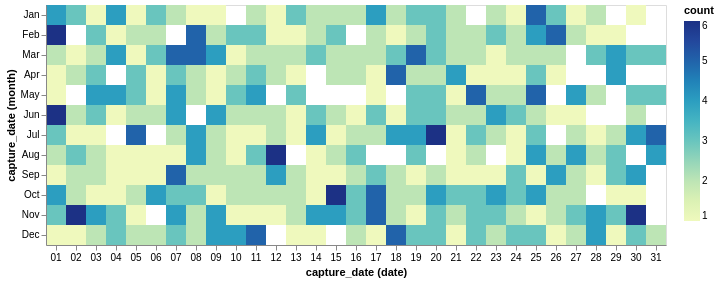

Notebook cell for this chart:
### Code cell
alt.Chart(df_capture_grouped).mark_rect().encode(
    x = alt.X('date(capture_date):O'),
    y = alt.Y('month(capture_date):O'),
    color = alt.Color('count'), 
    tooltip = ['capture_date', 'count']
)

### Figure 1 — Vega-Lite specification as saved in the notebook (floating-point values rounded to 4 significant figures; data arrays with more than 128 entries replaced by an {"elided": "..."} marker saying what was removed)
{"config": {"view": {"continuousWidth": 300, "continuousHeight": 300}}, "data": {"name": "data-931300eb614eab414bddc7bbb21225bc"}, "mark": {"type": "rect"}, "encoding": {"color": {"field": "count", "type": "quantitative"}, "tooltip": [{"field": "capture_date", "type": "temporal"}, {"field": "count", "type": "quantitative"}], "x": {"field": "capture_date", "timeUnit": "date", "type": "ordinal"}, "y": {"field": "capture_date", "timeUnit": "month", "type": "ordinal"}}, "$schema": "https://vega.github.io/schema/vega-lite/v5.20.1.json", "datasets": {"data-931300eb614eab414bddc7bbb21225bc": {"elided": "328 records"}}}
